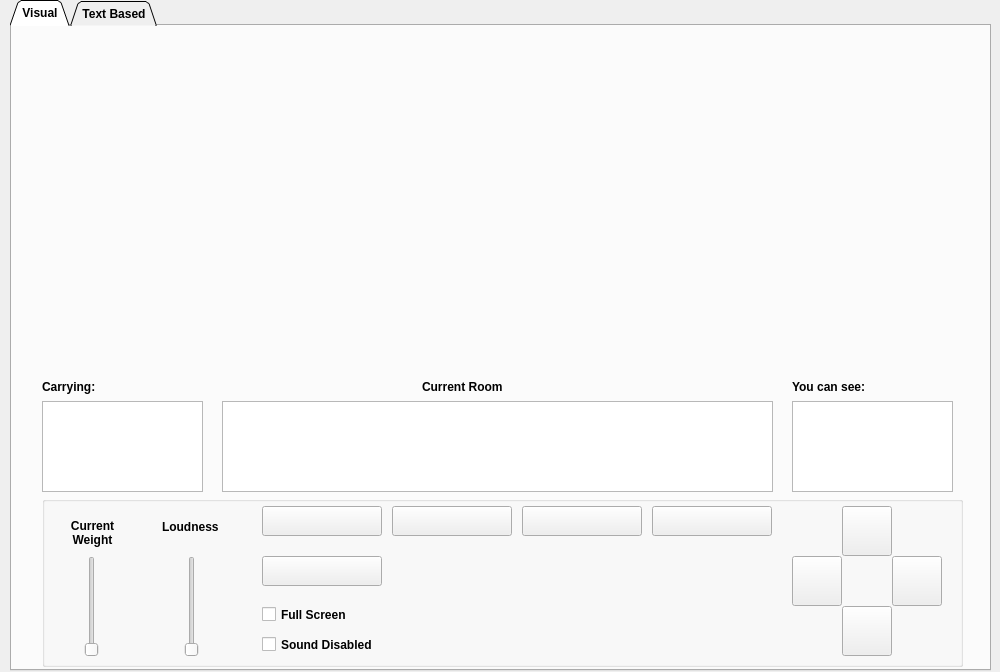
<?xml version="1.0" encoding="UTF-8"?>
<ui version="4.0">
 <class>gamewindow</class>
 <widget class="QMainWindow" name="gamewindow">
  <property name="geometry">
   <rect>
    <x>0</x>
    <y>0</y>
    <width>1000</width>
    <height>672</height>
   </rect>
  </property>
  <property name="maximumSize">
   <size>
    <width>1777215</width>
    <height>1777215</height>
   </size>
  </property>
  <property name="windowTitle">
   <string>OneDayAway</string>
  </property>
  <widget class="QWidget" name="centralwidget">
   <widget class="QTabWidget" name="tabWidget">
    <property name="geometry">
     <rect>
      <x>10</x>
      <y>0</y>
      <width>981</width>
      <height>671</height>
     </rect>
    </property>
    <property name="sizePolicy">
     <sizepolicy hsizetype="Expanding" vsizetype="Expanding">
      <horstretch>0</horstretch>
      <verstretch>0</verstretch>
     </sizepolicy>
    </property>
    <property name="font">
     <font>
      <family>Arial</family>
      <weight>75</weight>
      <bold>true</bold>
     </font>
    </property>
    <property name="cursor">
     <cursorShape>ArrowCursor</cursorShape>
    </property>
    <property name="focusPolicy">
     <enum>Qt::NoFocus</enum>
    </property>
    <property name="tabShape">
     <enum>QTabWidget::Triangular</enum>
    </property>
    <property name="currentIndex">
     <number>0</number>
    </property>
    <widget class="QWidget" name="GUI">
     <attribute name="title">
      <string>Visual</string>
     </attribute>
     <widget class="QLabel" name="inventoryLabel">
      <property name="geometry">
       <rect>
        <x>30</x>
        <y>340</y>
        <width>161</width>
        <height>41</height>
       </rect>
      </property>
      <property name="text">
       <string>Carrying:</string>
      </property>
     </widget>
     <widget class="QTextEdit" name="guiOutput">
      <property name="enabled">
       <bool>true</bool>
      </property>
      <property name="geometry">
       <rect>
        <x>210</x>
        <y>375</y>
        <width>551</width>
        <height>91</height>
       </rect>
      </property>
      <property name="maximumSize">
       <size>
        <width>16777215</width>
        <height>16777215</height>
       </size>
      </property>
      <property name="readOnly">
       <bool>true</bool>
      </property>
      <property name="textInteractionFlags">
       <set>Qt::NoTextInteraction</set>
      </property>
     </widget>
     <widget class="QLabel" name="itemsLabel">
      <property name="geometry">
       <rect>
        <x>780</x>
        <y>330</y>
        <width>161</width>
        <height>61</height>
       </rect>
      </property>
      <property name="text">
       <string>You can see:</string>
      </property>
     </widget>
     <widget class="QGroupBox" name="gameContols">
      <property name="geometry">
       <rect>
        <x>30</x>
        <y>470</y>
        <width>921</width>
        <height>171</height>
       </rect>
      </property>
      <property name="title">
       <string/>
      </property>
      <widget class="QPushButton" name="dropItem">
       <property name="geometry">
        <rect>
         <x>610</x>
         <y>10</y>
         <width>120</width>
         <height>30</height>
        </rect>
       </property>
       <property name="font">
        <font>
         <family>Consolas</family>
         <pointsize>11</pointsize>
         <weight>75</weight>
         <italic>false</italic>
         <bold>true</bold>
        </font>
       </property>
       <property name="text">
        <string/>
       </property>
      </widget>
      <widget class="QPushButton" name="southButton">
       <property name="geometry">
        <rect>
         <x>800</x>
         <y>110</y>
         <width>50</width>
         <height>50</height>
        </rect>
       </property>
       <property name="maximumSize">
        <size>
         <width>50</width>
         <height>50</height>
        </size>
       </property>
       <property name="font">
        <font>
         <family>Consolas</family>
         <pointsize>11</pointsize>
         <weight>75</weight>
         <bold>true</bold>
        </font>
       </property>
       <property name="text">
        <string/>
       </property>
      </widget>
      <widget class="QPushButton" name="westButton">
       <property name="geometry">
        <rect>
         <x>750</x>
         <y>60</y>
         <width>50</width>
         <height>50</height>
        </rect>
       </property>
       <property name="maximumSize">
        <size>
         <width>50</width>
         <height>50</height>
        </size>
       </property>
       <property name="font">
        <font>
         <family>Consolas</family>
         <pointsize>11</pointsize>
         <weight>75</weight>
         <bold>true</bold>
        </font>
       </property>
       <property name="text">
        <string/>
       </property>
      </widget>
      <widget class="QPushButton" name="northButton">
       <property name="geometry">
        <rect>
         <x>800</x>
         <y>10</y>
         <width>50</width>
         <height>50</height>
        </rect>
       </property>
       <property name="maximumSize">
        <size>
         <width>50</width>
         <height>50</height>
        </size>
       </property>
       <property name="font">
        <font>
         <family>Consolas</family>
         <pointsize>11</pointsize>
         <weight>75</weight>
         <bold>true</bold>
        </font>
       </property>
       <property name="text">
        <string/>
       </property>
      </widget>
      <widget class="QPushButton" name="takeItem">
       <property name="geometry">
        <rect>
         <x>480</x>
         <y>10</y>
         <width>120</width>
         <height>30</height>
        </rect>
       </property>
       <property name="font">
        <font>
         <family>Consolas</family>
         <pointsize>11</pointsize>
         <weight>75</weight>
         <bold>true</bold>
        </font>
       </property>
       <property name="text">
        <string/>
       </property>
      </widget>
      <widget class="QPushButton" name="infoButton">
       <property name="geometry">
        <rect>
         <x>220</x>
         <y>10</y>
         <width>120</width>
         <height>30</height>
        </rect>
       </property>
       <property name="font">
        <font>
         <family>Consolas</family>
         <pointsize>11</pointsize>
         <weight>75</weight>
         <bold>true</bold>
        </font>
       </property>
       <property name="text">
        <string/>
       </property>
      </widget>
      <widget class="QPushButton" name="mapButton">
       <property name="geometry">
        <rect>
         <x>350</x>
         <y>10</y>
         <width>120</width>
         <height>30</height>
        </rect>
       </property>
       <property name="font">
        <font>
         <family>Consolas</family>
         <pointsize>11</pointsize>
         <weight>75</weight>
         <bold>true</bold>
        </font>
       </property>
       <property name="text">
        <string/>
       </property>
      </widget>
      <widget class="QPushButton" name="eastButton">
       <property name="geometry">
        <rect>
         <x>850</x>
         <y>60</y>
         <width>50</width>
         <height>50</height>
        </rect>
       </property>
       <property name="maximumSize">
        <size>
         <width>50</width>
         <height>50</height>
        </size>
       </property>
       <property name="font">
        <font>
         <family>Consolas</family>
         <pointsize>11</pointsize>
         <weight>75</weight>
         <bold>true</bold>
        </font>
       </property>
       <property name="text">
        <string/>
       </property>
      </widget>
      <widget class="QSlider" name="weight">
       <property name="enabled">
        <bool>true</bool>
       </property>
       <property name="geometry">
        <rect>
         <x>40</x>
         <y>60</y>
         <width>20</width>
         <height>101</height>
        </rect>
       </property>
       <property name="orientation">
        <enum>Qt::Vertical</enum>
       </property>
      </widget>
      <widget class="QSlider" name="loudness">
       <property name="enabled">
        <bool>true</bool>
       </property>
       <property name="geometry">
        <rect>
         <x>140</x>
         <y>60</y>
         <width>20</width>
         <height>101</height>
        </rect>
       </property>
       <property name="orientation">
        <enum>Qt::Vertical</enum>
       </property>
      </widget>
      <widget class="QLabel" name="weightLabel">
       <property name="geometry">
        <rect>
         <x>20</x>
         <y>10</y>
         <width>61</width>
         <height>41</height>
        </rect>
       </property>
       <property name="text">
        <string>Current Weight</string>
       </property>
       <property name="scaledContents">
        <bool>false</bool>
       </property>
       <property name="alignment">
        <set>Qt::AlignBottom|Qt::AlignHCenter</set>
       </property>
       <property name="wordWrap">
        <bool>true</bool>
       </property>
      </widget>
      <widget class="QLabel" name="loudnessLabel">
       <property name="geometry">
        <rect>
         <x>120</x>
         <y>10</y>
         <width>71</width>
         <height>41</height>
        </rect>
       </property>
       <property name="text">
        <string>Loudness</string>
       </property>
      </widget>
      <widget class="QCheckBox" name="soundDisabled">
       <property name="geometry">
        <rect>
         <x>220</x>
         <y>140</y>
         <width>201</width>
         <height>17</height>
        </rect>
       </property>
       <property name="text">
        <string>Sound Disabled</string>
       </property>
      </widget>
      <widget class="QCheckBox" name="fullScreen">
       <property name="geometry">
        <rect>
         <x>220</x>
         <y>110</y>
         <width>101</width>
         <height>17</height>
        </rect>
       </property>
       <property name="text">
        <string>Full Screen</string>
       </property>
      </widget>
      <widget class="QPushButton" name="resetGame">
       <property name="geometry">
        <rect>
         <x>220</x>
         <y>60</y>
         <width>120</width>
         <height>30</height>
        </rect>
       </property>
       <property name="text">
        <string/>
       </property>
      </widget>
     </widget>
     <widget class="QListWidget" name="inventory">
      <property name="geometry">
       <rect>
        <x>30</x>
        <y>375</y>
        <width>161</width>
        <height>91</height>
       </rect>
      </property>
     </widget>
     <widget class="QListWidget" name="itemsInRoom">
      <property name="geometry">
       <rect>
        <x>780</x>
        <y>375</y>
        <width>161</width>
        <height>91</height>
       </rect>
      </property>
     </widget>
     <widget class="QLabel" name="currentRoom">
      <property name="geometry">
       <rect>
        <x>410</x>
        <y>350</y>
        <width>161</width>
        <height>21</height>
       </rect>
      </property>
      <property name="text">
       <string>Current Room</string>
      </property>
     </widget>
     <widget class="QLabel" name="gameImage">
      <property name="geometry">
       <rect>
        <x>100</x>
        <y>10</y>
        <width>777</width>
        <height>333</height>
       </rect>
      </property>
      <property name="text">
       <string/>
      </property>
     </widget>
    </widget>
    <widget class="QWidget" name="textBased">
     <attribute name="title">
      <string>Text Based</string>
     </attribute>
     <layout class="QGridLayout" name="gridLayout_2">
      <item row="0" column="0" colspan="2">
       <widget class="QLabel" name="welcomeText">
        <property name="text">
         <string>Welcome Text</string>
        </property>
       </widget>
      </item>
      <item row="1" column="0">
       <widget class="QLabel" name="output">
        <property name="text">
         <string>Output:</string>
        </property>
       </widget>
      </item>
      <item row="2" column="0" colspan="2">
       <widget class="QTextEdit" name="textBasedOutput">
        <property name="font">
         <font>
          <family>Consolas</family>
          <italic>false</italic>
         </font>
        </property>
        <property name="readOnly">
         <bool>true</bool>
        </property>
        <property name="textInteractionFlags">
         <set>Qt::NoTextInteraction</set>
        </property>
       </widget>
      </item>
      <item row="3" column="0">
       <widget class="QLabel" name="input">
        <property name="text">
         <string>Input</string>
        </property>
       </widget>
      </item>
      <item row="3" column="1" rowspan="2">
       <widget class="QLabel" name="enter">
        <property name="text">
         <string>&lt;html&gt;&lt;head/&gt;&lt;body&gt;&lt;p&gt;&lt;span style=&quot; font-size:28pt; font-weight:600;&quot;&gt;↵&lt;/span&gt;&lt;/p&gt;&lt;/body&gt;&lt;/html&gt;</string>
        </property>
        <property name="textFormat">
         <enum>Qt::RichText</enum>
        </property>
       </widget>
      </item>
      <item row="4" column="0">
       <widget class="QLineEdit" name="userInput"/>
      </item>
     </layout>
    </widget>
   </widget>
  </widget>
  <widget class="QMenuBar" name="menubar">
   <property name="geometry">
    <rect>
     <x>0</x>
     <y>0</y>
     <width>1000</width>
     <height>21</height>
    </rect>
   </property>
  </widget>
 </widget>
 <resources/>
 <connections/>
</ui>
